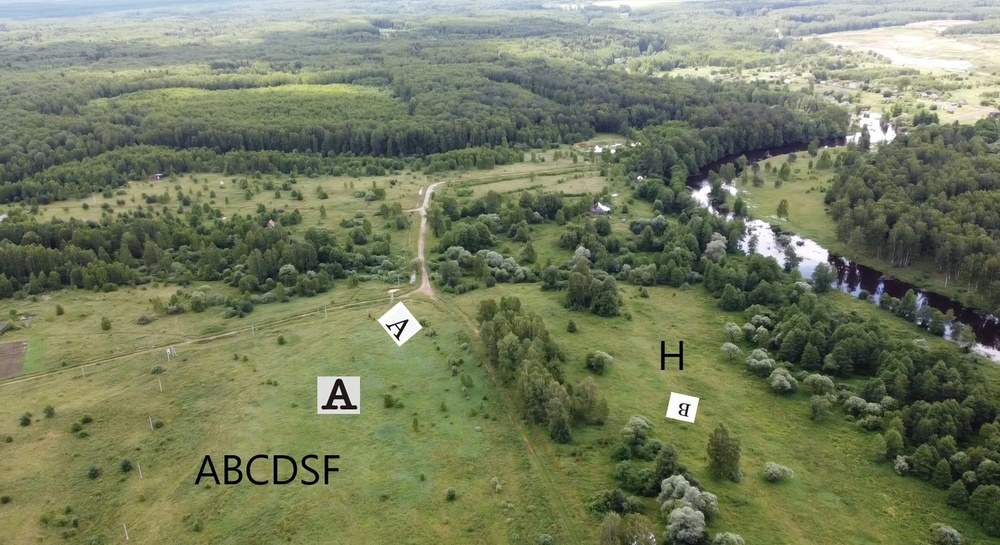
#> input picture CV_vs/test/TEST2.jpg, 1000 x 545 px, shrunk from 1550 x 844 before the run
$ python -i PreprocessImg.py   (imports and definitions only)
#> lines starting #> are read from the running program, lines starting #| are printed output that depends on the picture; after the words box and inside, x2 and y2 are one past the last pixel; in counts of white or black regions, pixels touching at a corner belong together
#> further down, picture is the input picture: shape (545, 1000, 3); mean B, G, R 96.1, 125, 117
# -*- coding: utf-8 -*-
import cv2
import numpy as np

def extract_white_squares(image):
    # Преобразование в серый цвет
    gray = cv2.cvtColor(image, cv2.COLOR_BGR2GRAY)
    # Применение порога для поиска белых областей
    _, thresh = cv2.threshold(gray, 190, 255, cv2.THRESH_BINARY)
    # Поиск контуров на изображении
    contours, _ = cv2.findContours(thresh, cv2.RETR_EXTERNAL, cv2.CHAIN_APPROX_SIMPLE)

    squares = []  # Список для сохранения координат центров квадратов

    for cnt in contours:
        # Приблизительная аппроксимация контура
        approx = cv2.approxPolyDP(cnt, 0.04 * cv2.arcLength(cnt, True), True)

        # Проверка на квадрат (4 вершины) и на достаточную площадь, чтобы исключить мелкие контуры
        if len(approx) == 4 and cv2.contourArea(cnt) > 1000:
            (x, y, w, h) = cv2.boundingRect(cnt)
            cv2.rectangle(image, (x, y), (x+w, y+h), (0, 255, 0), 2)
            # Добавление области с буквой в список squares
            roi = image[y:y+h, x:x+w]
            squares.append(roi)

    # # Вывод участков с обнаруженными белыми квадратами
    # for idx, square in enumerate(squares):
    #     cv2.imshow(f'Square {idx+1}', square)

    # Вывод общего количества найденных квадратов
    print(f"Total white squares found: {len(squares)}")
    cv2.waitKey(0)
    cv2.destroyAllWindows()

    return squares

def preprocess_image(frame):
# Преобразуем изображение в оттенки серого
    gray = cv2.cvtColor(frame, cv2.COLOR_BGR2GRAY)
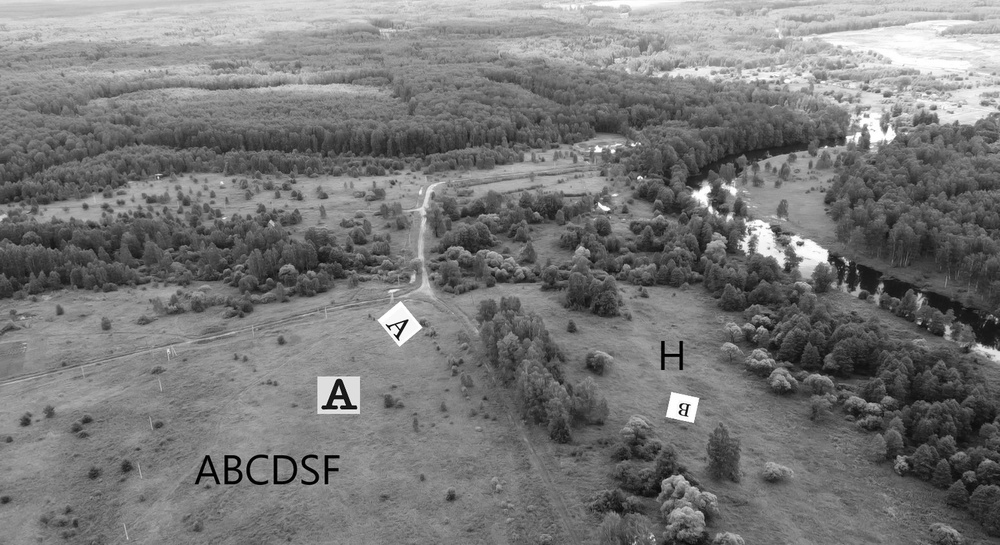
#> gray: shape (545, 1000); min 0, max 255, mean 119.3
    # Применяем Гауссово размытие для сглаживания изображения
    blurred = cv2.GaussianBlur(gray, (3, 3), 0)
    # Применяем адаптивный порог к размытому изображению
    adaptive_thresh = cv2.adaptiveThreshold(blurred, 255, cv2.ADAPTIVE_THRESH_GAUSSIAN_C, cv2.THRESH_BINARY, 75, 55)
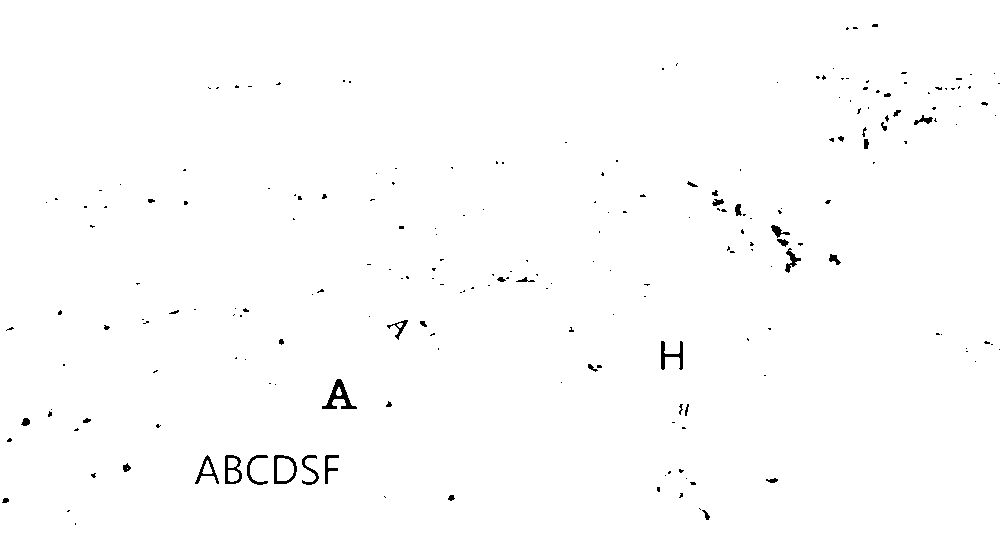
#> adaptive_thresh: shape (545, 1000); 99.2% white; 217 black regions (175 under 20 px), largest, box (x1, y1, x2, y2) and area: (322, 379, 357, 409) 371, (661, 341, 683, 370) 244, (274, 455, 297, 484) 239
    # Морфологические операции для удаления шума
    kernel = np.ones((1, 1), np.uint8)
    opening = cv2.morphologyEx(adaptive_thresh, cv2.MORPH_OPEN, kernel)
    closing = cv2.morphologyEx(opening, cv2.MORPH_CLOSE, kernel)
    # Дилатация для лучшего выделения текста
    dilation = cv2.dilate(closing, kernel, iterations=1)
    return dilation

# image_path = r'D:\VS Projects\CV_vs\CV_vs\test\amaxresdefault.jpg'
# image = cv2.imread(image_path)
# extract_white_squares(image)

>>> import cv2
>>> picture = cv2.imread('../test/TEST2.jpg')
>>> result = preprocess_image(picture)

$ run again, on CV_vs/test/amaxresdefault.jpg
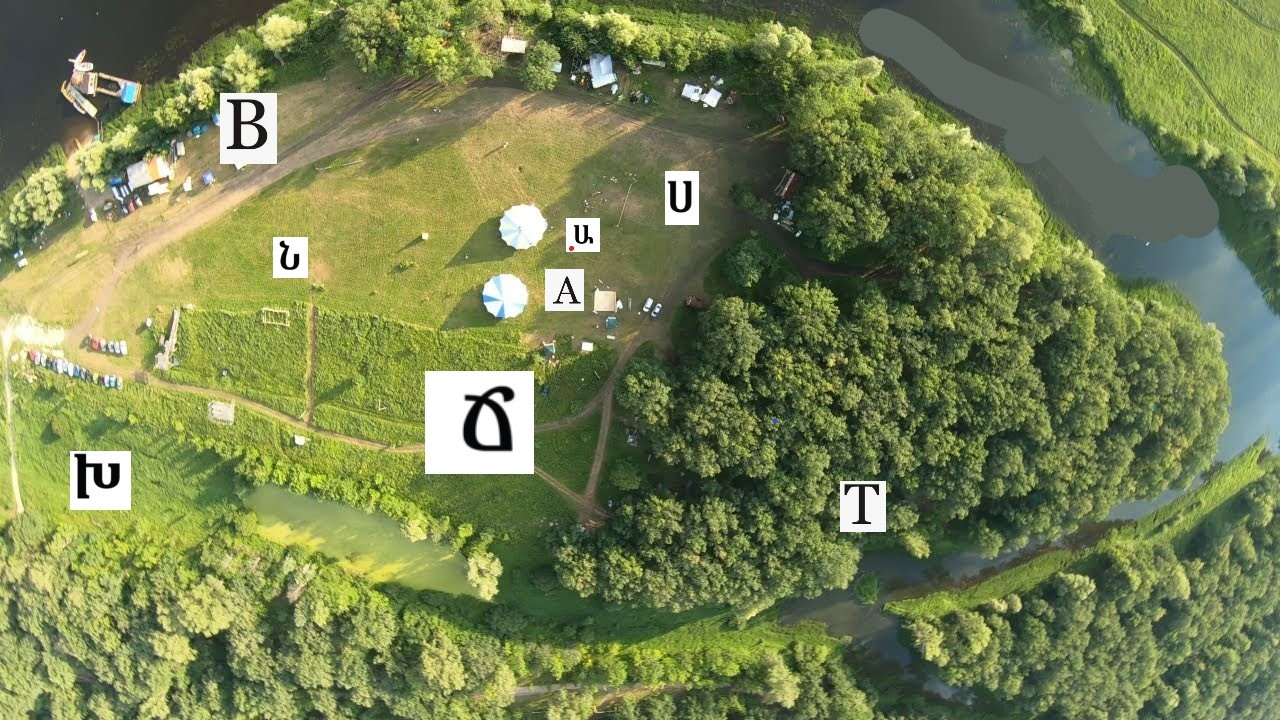
#> input picture CV_vs/test/amaxresdefault.jpg, 1280 x 720 px
#> picture is the input picture: shape (720, 1280, 3); mean B, G, R 80.7, 128.8, 117.8
#> in preprocess_image, `gray = cv2.cvtColor(frame, cv2.COLOR_BGR2GRAY)`:
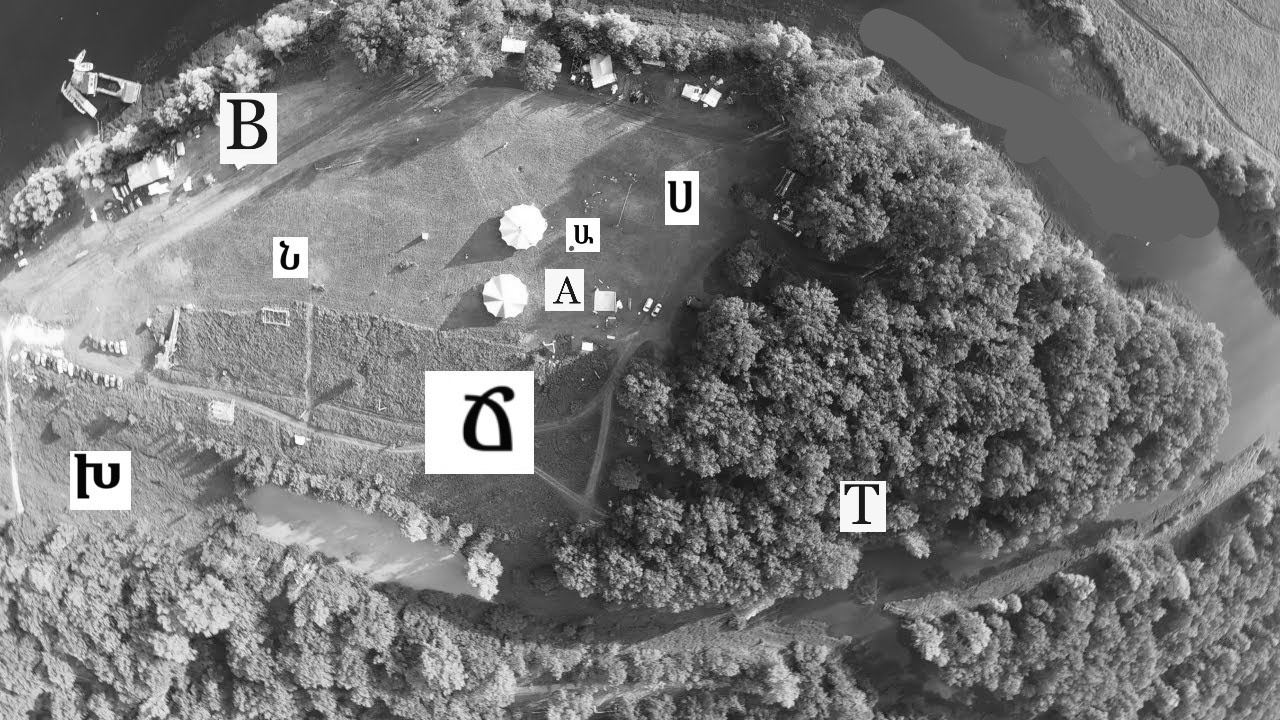
#> gray: shape (720, 1280); min 0, max 255, mean 120
#> in preprocess_image, `adaptive_thresh = cv2.adaptiveThreshold(blurred, 255, cv2.ADAPTIVE_THR..`:
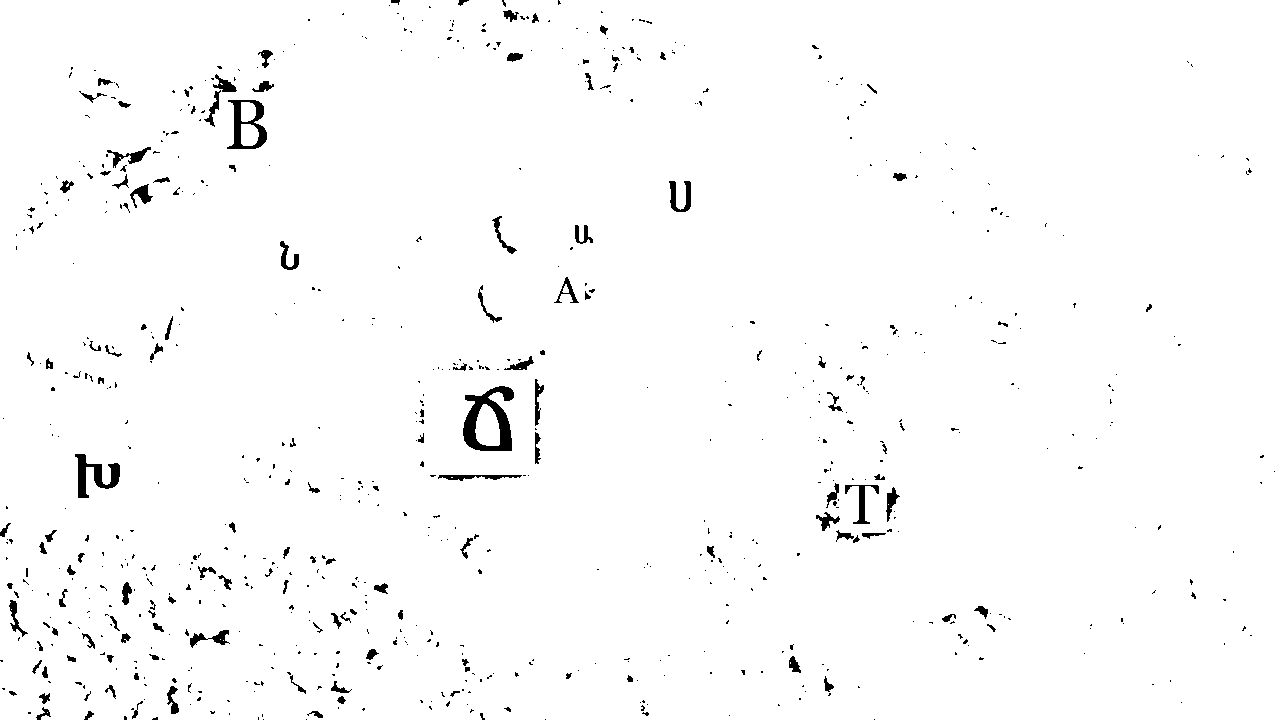
#> adaptive_thresh: shape (720, 1280); 98.3% white; 721 black regions (578 under 20 px), largest, box (x1, y1, x2, y2) and area: (463, 386, 514, 451) 1574, (227, 100, 267, 149) 836, (75, 454, 120, 498) 810
